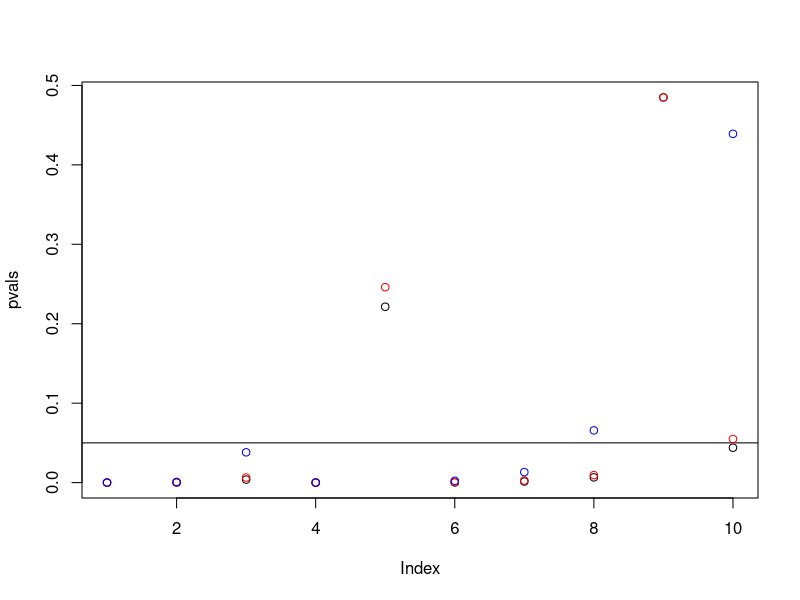

The R script that drew this image:
pvals= c(1.57E-16,
         8.06E-05,
         3.81E-03,
         
         2.46E-06,
         0.221382,
         0.00023,
         
         0.00132,
         0.006574,
         0.484927,
         0.043908
)
pvals
plot(pvals)
abline(h = 0.05)


p.adjust(pvals, method = "fdr")
points(p.adjust(pvals, method = "fdr"), col = 'red')


points(p.adjust(pvals, method = "bonferroni"), col = 'blue')
